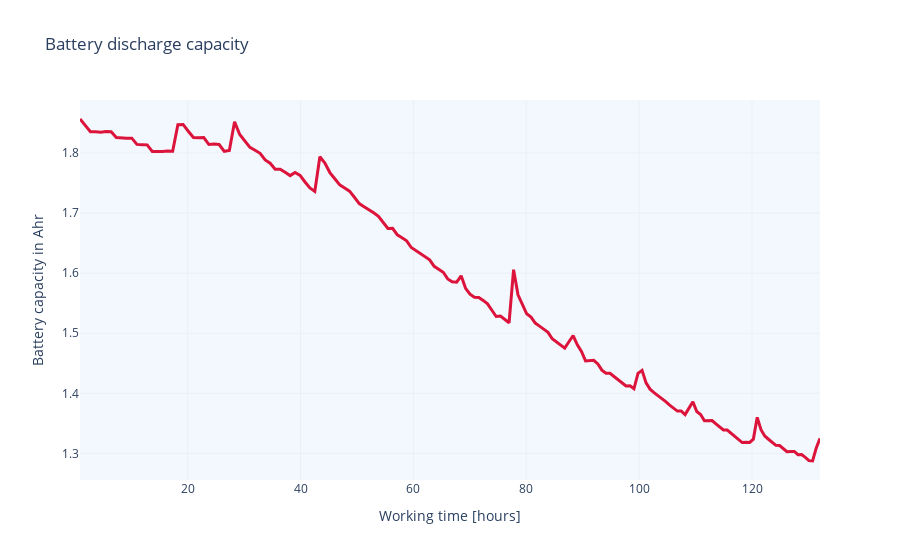

The notebook cell this image was saved under:
### Code cell
fig = go.Figure()

fig.add_trace(go.Scatter(x=dfb['Cumulated_T']/3600, 
                         y=dfb['Capacity'],
                         mode='lines',
                         name='Capacity',
                         marker_size=3, 
                         line=dict(color='crimson', width=3)    
                        ))
fig.update_layout(
                  title="Battery discharge capacity",
                  xaxis_title="Working time [hours]",
                  yaxis_title=f"Battery capacity in Ahr"
    )
fig.update_layout({'plot_bgcolor': '#f2f8fd',
                   'paper_bgcolor': 'white',}, 
                    template='plotly_white')

### Figure 1 — Plotly figure (JSON) as saved in the notebook; plotly's stock layout.template omitted (floating-point values rounded to 4 significant figures; data arrays with more than 128 entries replaced by an {"elided": "..."} marker saying what was removed)
{"data": [{"line": {"color": "crimson", "width": 3}, "marker": {"size": 3}, "mode": "lines", "name": "Capacity", "type": "scatter", "x": {"elided": "168 float values"}, "y": {"elided": "168 float values"}}], "layout": {"paper_bgcolor": "white", "plot_bgcolor": "#f2f8fd", "title": {"text": "Battery discharge capacity"}, "xaxis": {"title": {"text": "Working time [hours]"}}, "yaxis": {"title": {"text": "Battery capacity in Ahr"}}}}
